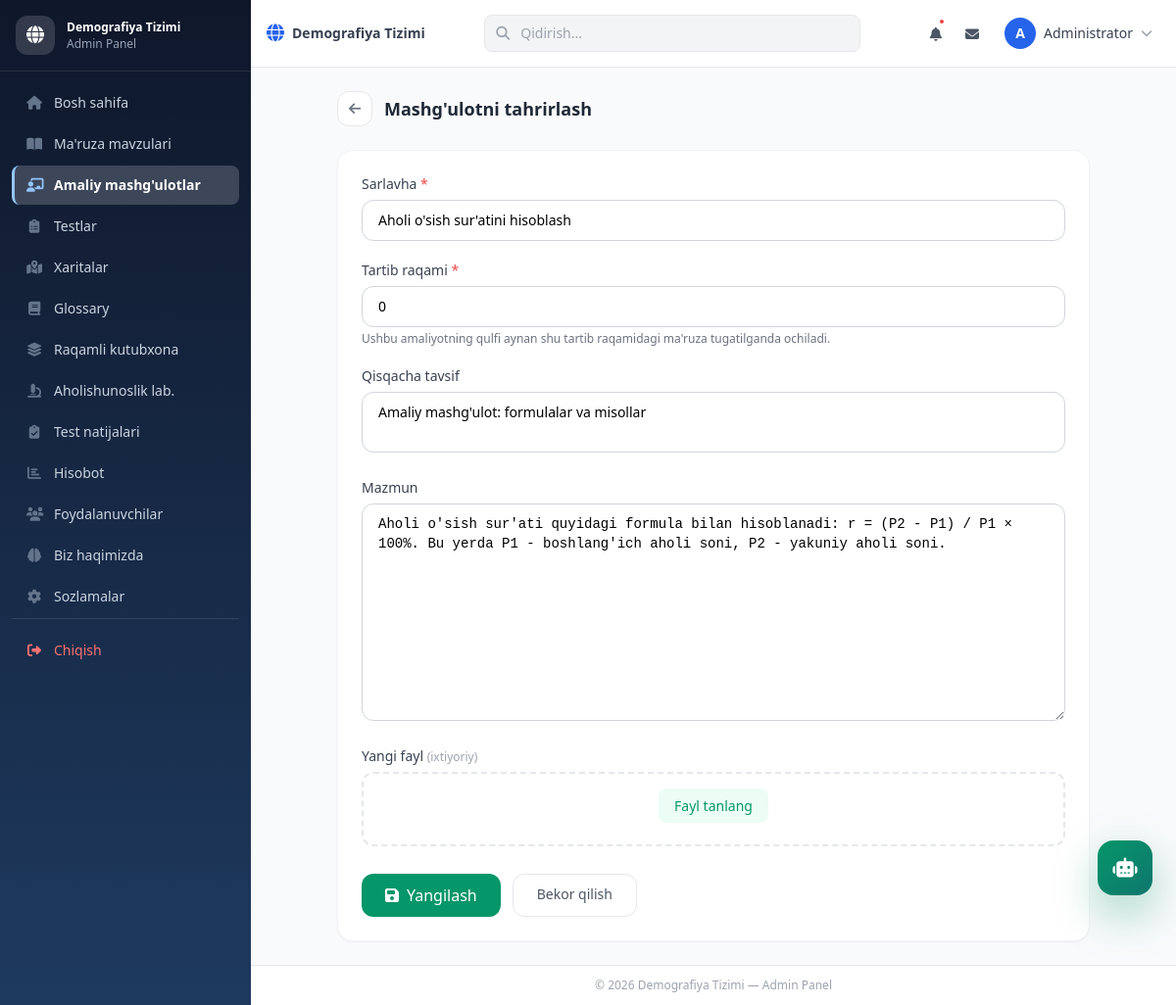
Screenshot of /admin/practicals/edit.php?id=1 (signed in) with the database file from the repository.
### tables this page shows
CREATE TABLE IF NOT EXISTS practicals (
    id INT AUTO_INCREMENT PRIMARY KEY,
    title VARCHAR(255) NOT NULL,
    description TEXT,
    content LONGTEXT,
    file_path VARCHAR(255),
    file_name VARCHAR(255),
    order_num INT DEFAULT 0,
    created_at TIMESTAMP DEFAULT CURRENT_TIMESTAMP,
    updated_at TIMESTAMP DEFAULT CURRENT_TIMESTAMP ON UPDATE CURRENT_TIMESTAMP
);

### config/config.php (called while the page is built, shortened)
<?php
class Database {
    private $host = 'localhost';
    private $db_name = 'demographydb';
    private $username = 'root';
    private $password = '';
    private $link;
    function __construct() {
        $this->link = mysqli_connect($this->host, $this->username, $this->password, $this->db_name);
        mysqli_set_charset($this->link, 'utf8mb4');
    }
    public function query($query) {
        return mysqli_query($this->link, $query);
    }
    public function get_data_by_table($table, $arr, $con = 'no') {
        $sql = "SELECT * FROM " . $table . " WHERE ";
        $t = '';
        $i = 0;
        $n = count($arr);
        foreach ($arr as $key => $val) {
            $i++;
            if ($i == $n) {
                $t .= "$key = '$val'";
            } else {
                $t .= "$key = '$val' AND ";
            }
        }
        $sql .= $t;
        return mysqli_fetch_assoc($this->query($sql));
    }
}

### includes/functions.php (called while the page is built, shortened)
<?php
require_once __DIR__ . '/../config/config.php';
$db = new Database();
function h($str) {
    return htmlspecialchars($str, ENT_QUOTES, 'UTF-8');
}

### admin/practicals/edit.php (the view, shortened to what this page needs)
<?php
require_once __DIR__ . '/../../includes/functions.php';
$id = (int)($_GET['id'] ?? 0);
$practical = $db->get_data_by_table('practicals', ['id' => $id]);
include __DIR__ . '/../../includes/admin_header.php';
?>
<div class="max-w-3xl mx-auto">
    <div class="flex items-center gap-3 mb-6">
        <a href="<?= BASE_URL ?>/admin/practicals/index.php"
           class="w-9 h-9 bg-white border border-gray-200 rounded-xl flex items-center justify-center hover:bg-gray-50 transition">
            <i class="fas fa-arrow-left text-gray-500 text-sm"></i>
        </a>
        <h2 class="text-lg font-semibold text-gray-800">Mashg'ulotni tahrirlash</h2>
    </div>
    <div class="bg-white rounded-2xl shadow-sm border border-gray-100 p-6">
        <form method="POST" enctype="multipart/form-data" class="space-y-5">
            <div>
                <label class="block text-sm font-medium text-gray-700 mb-1.5">Sarlavha <span class="text-red-500">*</span></label>
                <input type="text" name="title" value="<?= h($practical['title']) ?>"
                    class="w-full px-4 py-2.5 border border-gray-300 rounded-xl text-sm focus:outline-none focus:ring-2 focus:ring-emerald-500 focus:border-transparent" required>
            </div>
            <div>
                <label class="block text-sm font-medium text-gray-700 mb-1.5">
                    Tartib raqami <span class="text-red-500">*</span>
                </label>
                <input type="number" name="order_num"
                    value="<?= h($practical['order_num'] ?? '0') ?>"
                    class="w-full px-4 py-2.5 border border-gray-300 rounded-xl text-sm focus:outline-none focus:ring-2 focus:ring-emerald-500 focus:border-transparent"
                    required>
                <p class="text-xs text-gray-500 mt-1">Ushbu amaliyotning qulfi aynan shu tartib raqamidagi ma'ruza tugatilganda ochiladi.</p>
            </div>
            <div>
                <label class="block text-sm font-medium text-gray-700 mb-1.5">Qisqacha tavsif</label>
                <textarea name="description" rows="2"
                    class="w-full px-4 py-2.5 border border-gray-300 rounded-xl text-sm focus:outline-none focus:ring-2 focus:ring-emerald-500 focus:border-transparent resize-none"><?= h($practical['description'] ?? '') ?></textarea>
            </div>
            <div>
                <label class="block text-sm font-medium text-gray-700 mb-1.5">Mazmun</label>
                <textarea name="content" rows="10"
                    class="w-full px-4 py-2.5 border border-gray-300 rounded-xl text-sm focus:outline-none focus:ring-2 focus:ring-emerald-500 focus:border-transparent font-mono"><?= h($practical['content'] ?? '') ?></textarea>
            </div>
            <div>
                <label class="block text-sm font-medium text-gray-700 mb-1.5">Yangi fayl <span class="text-gray-400 text-xs">(ixtiyoriy)</span></label>
                <div class="border-2 border-dashed border-gray-200 rounded-xl p-5 text-center hover:border-emerald-300 transition">
                    <label class="cursor-pointer bg-emerald-50 hover:bg-emerald-100 text-emerald-600 text-sm font-medium px-4 py-2 rounded-lg transition">
                        <span>Fayl tanlang</span>
                    </label>
                </div>
            </div>
            <div class="flex gap-3 pt-2">
                <button type="submit"
                    class="flex-1 sm:flex-none bg-emerald-600 hover:bg-emerald-700 text-white font-medium px-6 py-2.5 rounded-xl transition flex items-center justify-center gap-2">
                    <i class="fas fa-save"></i> Yangilash
                </button>
                <a href="<?= BASE_URL ?>/admin/practicals/index.php"
                   class="px-6 py-2.5 border border-gray-200 text-gray-600 hover:bg-gray-50 rounded-xl transition text-sm font-medium">
                    Bekor qilish
                </a>
            </div>
        </form>
    </div>
</div>
<?php include __DIR__ . '/../../includes/admin_footer.php'; ?>

### rows the page displays
practicals: title "Aholi o'sish sur'atini hisoblash", order_num "0", description "Amaliy mashg'ulot: formulalar va misollar", content "Aholi o'sish sur'ati quyidagi formula bilan hisoblanadi: r = (P2 - P1) / P1 × 100%. Bu yerda P1 - boshlang'ich aholi soni, P2 - yakuniy aholi soni."

### other values shown
SITE_NAME "Demografiya Tizimi"
substr($_SESSION['full_name'] ?? 'A', 0, 1) "A"
$_SESSION['full_name'] "Administrator"
